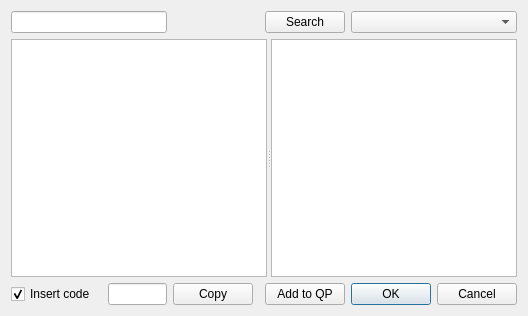
<?xml version="1.0" encoding="UTF-8"?>
<ui version="4.0">
 <class>SymbolsDlg</class>
 <widget class="QDialog" name="SymbolsDlg">
  <property name="geometry">
   <rect>
    <x>0</x>
    <y>0</y>
    <width>528</width>
    <height>316</height>
   </rect>
  </property>
  <property name="windowTitle">
   <string>Symbols</string>
  </property>
  <layout class="QGridLayout" name="gridLayout">
   <item row="0" column="6" colspan="2">
    <widget class="QComboBox" name="comboFonts"/>
   </item>
   <item row="2" column="6">
    <widget class="QPushButton" name="pushOk">
     <property name="text">
      <string>OK</string>
     </property>
    </widget>
   </item>
   <item row="0" column="5">
    <widget class="QPushButton" name="pushSearch">
     <property name="text">
      <string>Search</string>
     </property>
    </widget>
   </item>
   <item row="2" column="0">
    <widget class="QCheckBox" name="checkCode">
     <property name="text">
      <string>Insert code</string>
     </property>
     <property name="checked">
      <bool>true</bool>
     </property>
    </widget>
   </item>
   <item row="1" column="0" colspan="8">
    <widget class="QSplitter" name="splitter">
     <property name="orientation">
      <enum>Qt::Horizontal</enum>
     </property>
     <widget class="QTreeWidget" name="treeGroups">
      <property name="rootIsDecorated">
       <bool>true</bool>
      </property>
      <attribute name="headerVisible">
       <bool>false</bool>
      </attribute>
      <column>
       <property name="text">
        <string notr="true">1</string>
       </property>
      </column>
     </widget>
     <widget class="QTableWidget" name="tableSymbols">
      <property name="sizePolicy">
       <sizepolicy hsizetype="Expanding" vsizetype="Expanding">
        <horstretch>1</horstretch>
        <verstretch>0</verstretch>
       </sizepolicy>
      </property>
     </widget>
    </widget>
   </item>
   <item row="2" column="2">
    <widget class="QLineEdit" name="lineSymbols"/>
   </item>
   <item row="2" column="7">
    <widget class="QPushButton" name="pushCancel">
     <property name="text">
      <string>Cancel</string>
     </property>
    </widget>
   </item>
   <item row="0" column="0" colspan="3">
    <widget class="QLineEdit" name="lineSearch"/>
   </item>
   <item row="2" column="3">
    <widget class="QPushButton" name="pushCopy">
     <property name="text">
      <string>Copy</string>
     </property>
    </widget>
   </item>
   <item row="2" column="5">
    <widget class="QPushButton" name="pushAdd">
     <property name="text">
      <string>Add to QP</string>
     </property>
    </widget>
   </item>
  </layout>
 </widget>
 <layoutdefault spacing="6" margin="11"/>
 <resources/>
 <connections/>
</ui>
